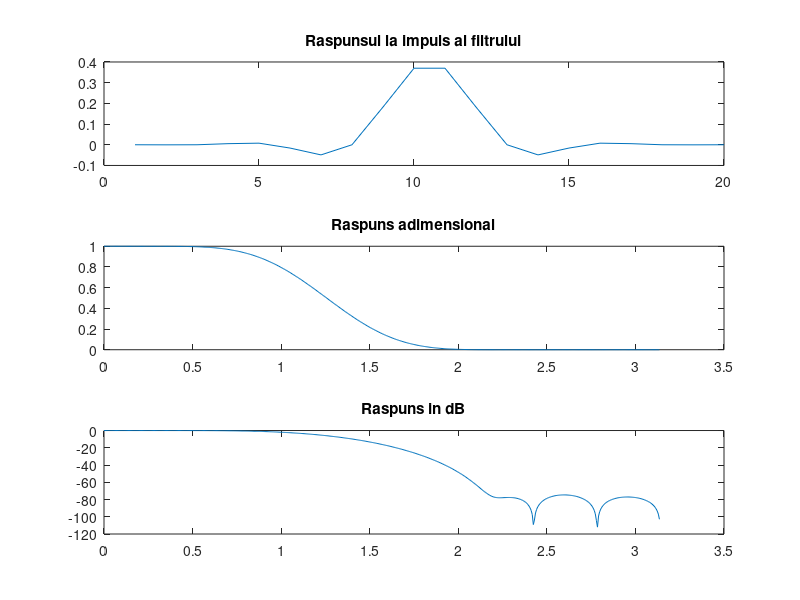

Write the MATLAB code that produced this figure. (Note: this script raises an error after producing the figure.)
%% Partea I
wc = 0.4 * pi;
M = 20;
K = (M - 1) / 2;
m = 0 : M - 1;
h_id = sin(wc .* (m - K)) ./ (pi * (m - K));
h_id = h_id';

w = blackman(M);
h = h_id .* w;
h = h / sum(h);

figure
subplot(3, 1, 1)
plot(h)
title("Raspunsul la impuls al filtrului");

[H, omega] = freqz(h);

subplot(3, 1, 2)
plot(omega, abs(H))
title("Raspuns adimensional")
subplot(3, 1, 3)
plot(omega, mag2db(abs(H)))
title("Raspuns in dB")
%% Partea II
wp = 0.85 * pi;
ws = 0.95 * pi;
deltaP = 0.05;
deltaS = 0.05;
[h, deltaPr, deltaSr] = findFilterNonstandard(wp, ws, deltaP, deltaS);
figure
plot(h)
freqz(h)